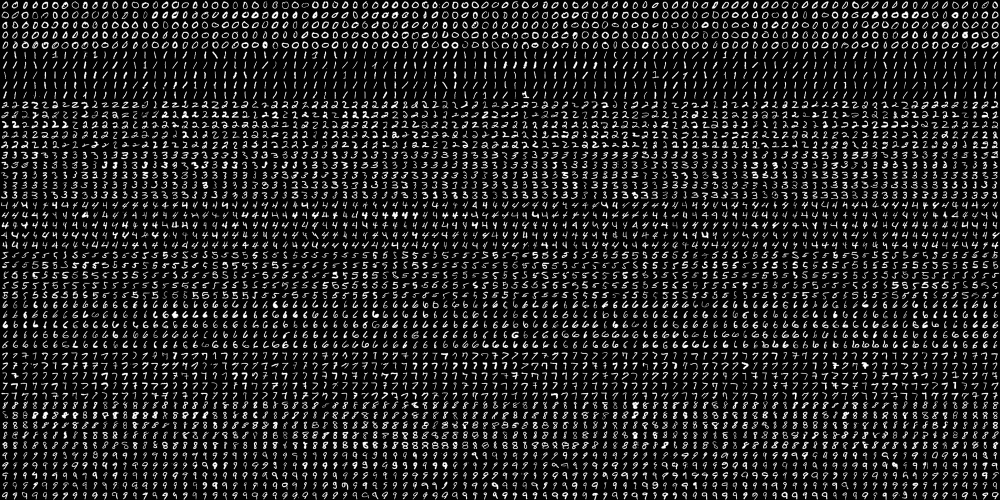
#> input picture digits.png, 2000 x 1000 px (shown at 1/2 size)
$ python digits-ocr.py
#> lines starting #> are read from the running program, lines starting #| are printed output that depends on the picture
import numpy as np
import cv2 as cv
import tkinter as tk
from sklearn.utils import shuffle

root = tk.Tk()
myCanvas = tk.Canvas(root, bg='white', height=400, width=400, bd=0, cursor='circle')
img = cv.imread('digits.png')
#> img is the input picture: shape (1000, 2000, 3); min 0, max 255, mean 33.8
gray = cv.cvtColor(img, cv.COLOR_BGR2GRAY)

cells = []
for row in np.vsplit(gray, 50):
    cells.append(np.hsplit(row, 100))
#> this loop made 50 passes
#> after the loop, cells = 50 items

x = np.array(cells).reshape(-1, 400).astype(np.float32)
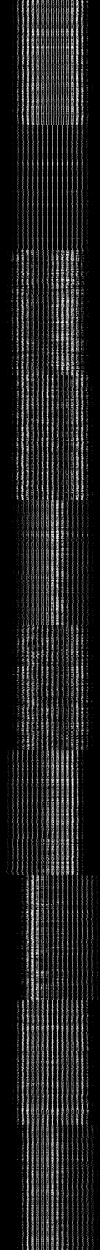
#> x: shape (5000, 400) float32 (shown at 1/4 size); min 0, max 255, mean 33.8

labels = np.repeat(np.arange(10), 500)[:, np.newaxis]
#> labels = 5000 values from 0 to 9
x, labels = shuffle(x, labels, random_state=42)
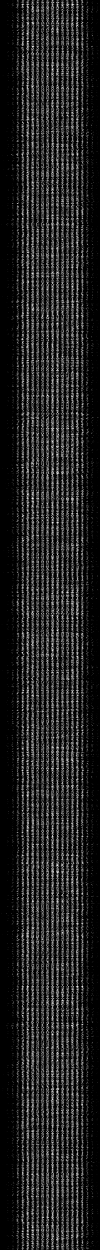
#> x: shape (5000, 400) float32 (shown at 1/4 size); min 0, max 255, mean 33.8
#> labels = 5000 values, max 9 at index 24, min 0 at index 5, mean 4.5

train = x[:4000]
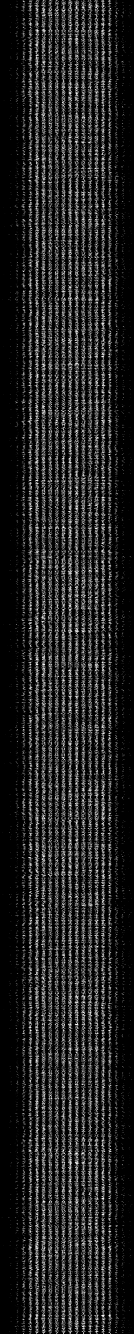
#> train: shape (4000, 400) float32 (shown at 1/3 size); min 0, max 255, mean 33.9
test = x[4000:]
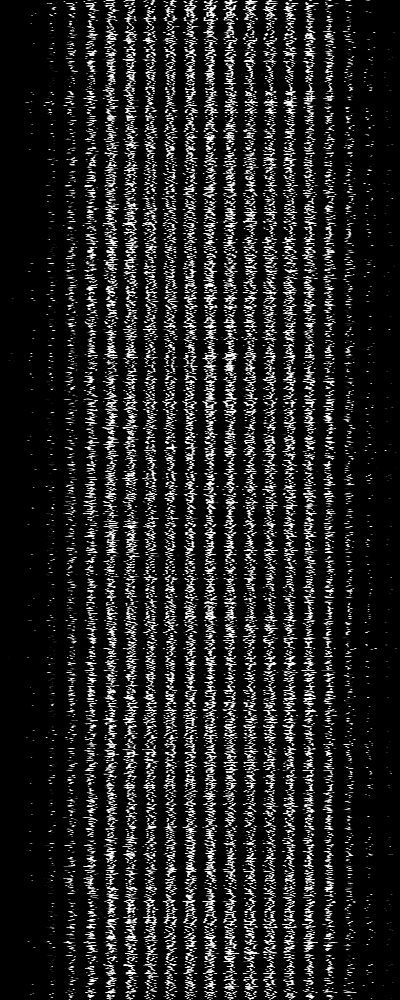
#> test: shape (1000, 400) float32; min 0, max 255, mean 33.6
train_label = labels[:4000]
#> train_label = 4000 values, max 9 at index 24, min 0 at index 5, mean 4.48
test_label = labels[4000:]
#> test_label = 1000 values, max 9 at index 12, min 0 at index 6, mean 4.59

knn = cv.ml.KNearest.create()
knn.train(train, cv.ml.ROW_SAMPLE, train_label)
ret, results, neighbours, dist = knn.findNearest(test, k = 5)
#> ret = 7; results = 1000 values, max 9 at index 12, min 0 at index 6, mean 4.55; neighbours = 1000 rows, first 6: [7, 7, 7, 7, 7], [6, 6, 6, 6, 6], [4, 4, 4, 4, 4], [2, 2, 2, 2, 2], [1, 1, 1, 1, 1], [5, 5, 5, 5, 3]; dist = 1000 rows, first 6: [578167, 621577, 664479, 688885, 700173], [1485596, 1823007, 1857520, 1901771, 1903046], [573643, 878841, 929383, 1217453, 1352417], [976101, 1447238, 1463635, 1490226, 1541447], [67182, 69406, 95002, 96381, 97177], [773301, 950120, 998164, 1276221, 1366944]

matches = results == test_label
correct = np.count_nonzero(matches)
#> correct = 953
accuracy = correct / results.size * 100.0
#> accuracy = 95.3
print(accuracy)
#| 95.3
